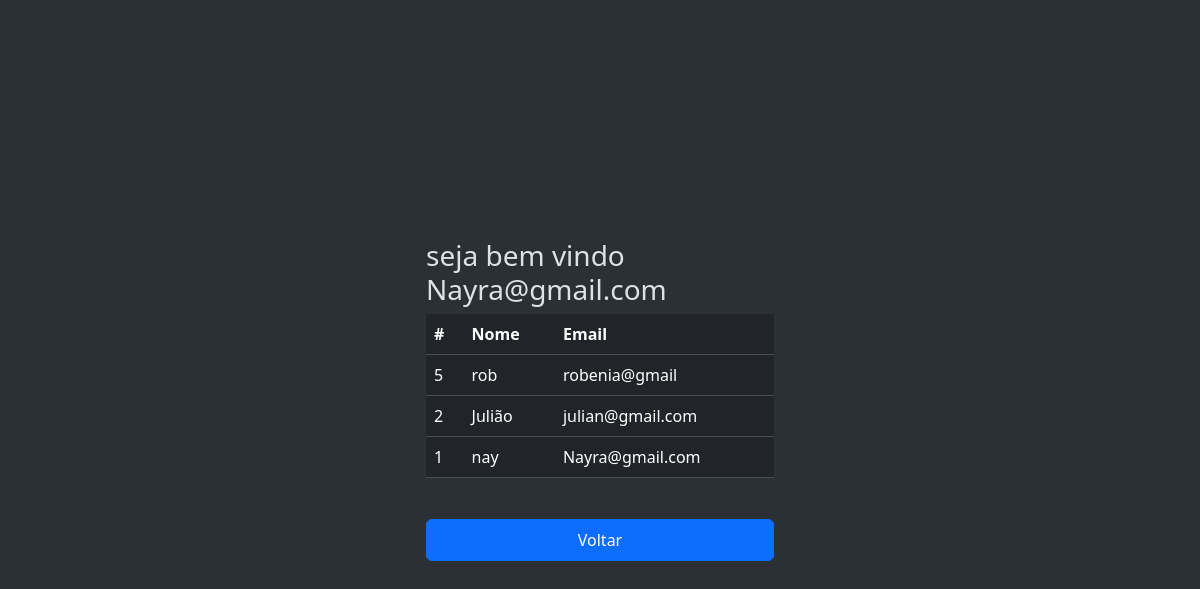
The page /dash.php (signed in) on the database its author committed.
### tables this page shows
CREATE TABLE `usuarios` (
  `id` int(11) NOT NULL,
  `nome` varchar(30) NOT NULL,
  `login` varchar(30) NOT NULL,
  `senha` varchar(30) NOT NULL,
  `nivel_acesso` varchar(15) NOT NULL
);

### dash.php (the view, shortened to what this page needs)
<?php
include_once('conexao.php');
$sql = "SELECT * FROM usuarios ORDER BY id DESC";
$result = $conn->query($sql);
?>
<!DOCTYPE html>
<html lang="pt-br" data-bs-theme="dark">
<head>
        <link rel="stylesheet" href="https://cdn.jsdelivr.net/npm/bootstrap@5.3.3/dist/css/bootstrap.min.css">
        <link rel="stylesheet" href="style.css">
</head>
<body class="d-flex align-items-center py-4 bg-body-tertiary">
        <main class="w-100 m-auto form-container">
                <h1 class="fs-3">seja bem vindo
                        <?php
                        echo $_SESSION['usuarioNome']
                        ?>
                </h1>
                <table class="table table-bg">
                                        <thead>
                                                  <tr>
                                                            <th scope="col">#</th>
                                                            <th scope="col">Nome</th>
                                                            <th scope="col">Email</th>
                                                  </tr>
                                        </thead>
                                        <tbody>
                                                  <?php
                                                  while ($user_data = mysqli_fetch_assoc($result)) {
                                                            echo "<tr>";
                                                            echo "<td>" . $user_data['id'] . "</td>";
                                                            echo "<td>" . $user_data['nome'] . "</td>";
                                                            echo "<td>" . $user_data['login'] . "</td>";
                                                  }
                                                  ?>
                                        </tbody>
                              </table>
                <a href="sair.php"><button type="submit" class="btn btn-primary w-100 py-2 btnLogin">Voltar</button></a>
        </main>
</body>
</html>

### style.css (style rules this page uses)
html, body { height: 100%; }
.form-container { max-width: 380px; padding: 1rem; }
.btnLogin { margin-top: 25px; }

### rows shown on the page
usuarios: id "5", nome "rob", login "robenia@gmail"
usuarios: id "2", nome "Julião", login "julian@gmail.com"
usuarios: id "1", nome "nay", login "Nayra@gmail.com"

### other values the page prints
$_SESSION['usuarioNome'] "Nayra@gmail.com"
